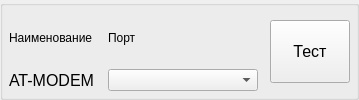
                         <widget class="QGroupBox" name="groupBoxModem">
                          <property name="title">
                           <string/>
                          </property>
                          <layout class="QHBoxLayout" name="horizontalLayout_25">
                           <property name="leftMargin">
                            <number>6</number>
                           </property>
                           <property name="topMargin">
                            <number>6</number>
                           </property>
                           <property name="rightMargin">
                            <number>6</number>
                           </property>
                           <property name="bottomMargin">
                            <number>6</number>
                           </property>
                           <item>
                            <layout class="QGridLayout" name="gridLayout_5" columnstretch="2,1,0">
                             <property name="horizontalSpacing">
                              <number>12</number>
                             </property>
                             <item row="0" column="0">
                              <widget class="QLabel" name="lblTitleModemName">
                               <property name="font">
                                <font>
                                 <pointsize>9</pointsize>
                                </font>
                               </property>
                               <property name="text">
                                <string>Наименование </string>
                               </property>
                              </widget>
                             </item>
                             <item row="0" column="1">
                              <widget class="QLabel" name="lblTitleModemPort">
                               <property name="font">
                                <font>
                                 <pointsize>9</pointsize>
                                </font>
                               </property>
                               <property name="text">
                                <string>Порт</string>
                               </property>
                              </widget>
                             </item>
                             <item row="1" column="1">
                              <widget class="QComboBox" name="cbxModemPort">
                               <property name="minimumSize">
                                <size>
                                 <width>150</width>
                                 <height>0</height>
                                </size>
                               </property>
                              </widget>
                             </item>
                             <item row="1" column="0">
                              <widget class="QLabel" name="lblAdminTextDeviceInfModem">
                               <property name="font">
                                <font>
                                 <pointsize>12</pointsize>
                                </font>
                               </property>
                               <property name="text">
                                <string>AT-MODEM</string>
                               </property>
                              </widget>
                             </item>
                             <item row="0" column="2" rowspan="2">
                              <widget class="QPushButton" name="btnTestModem">
                               <property name="font">
                                <font>
                                 <pointsize>12</pointsize>
                                </font>
                               </property>
                               <property name="text">
                                <string>
Тест
</string>
                               </property>
                              </widget>
                             </item>
                            </layout>
                           </item>
                          </layout>
                         </widget>
